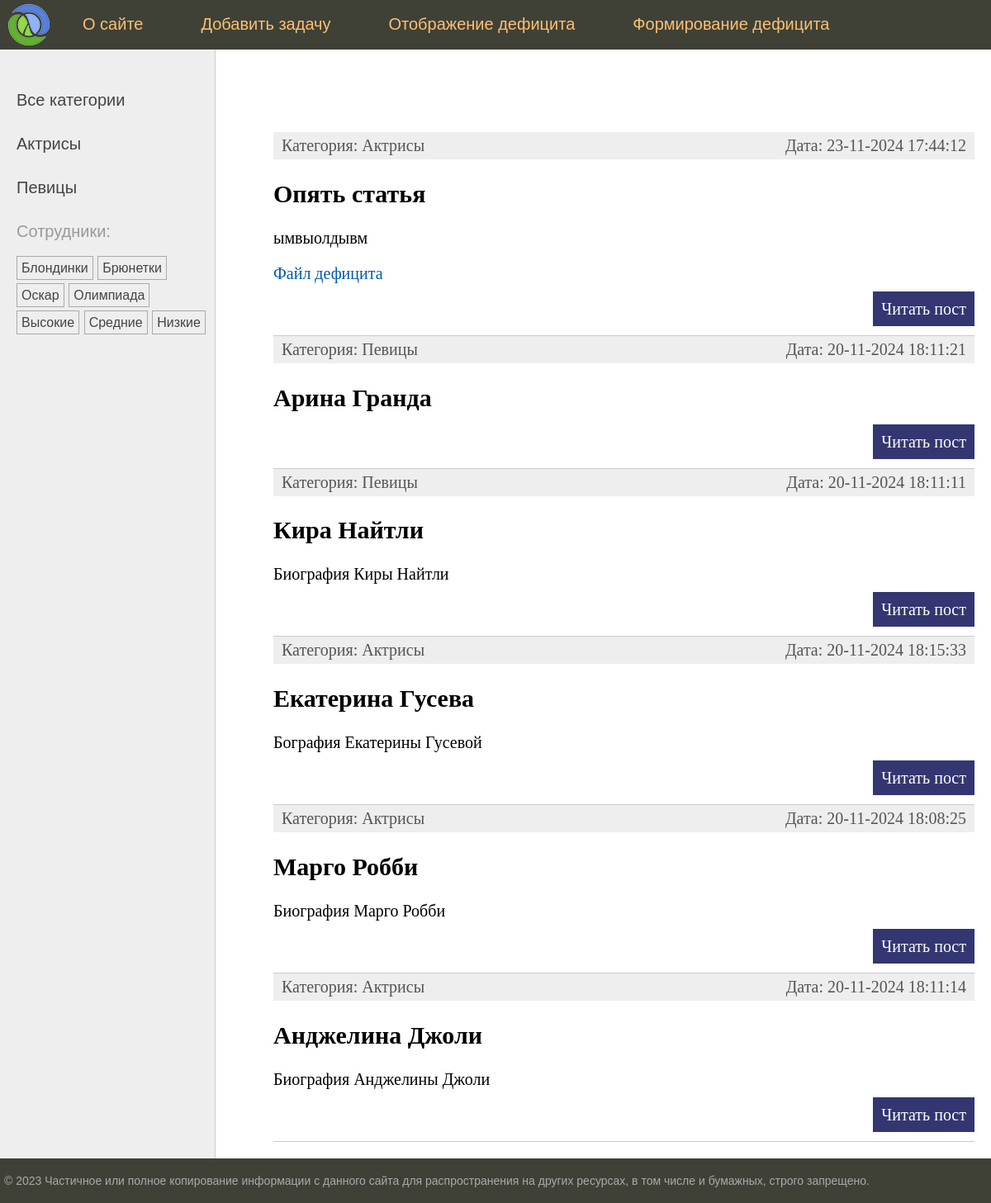
The app's page /, older data.
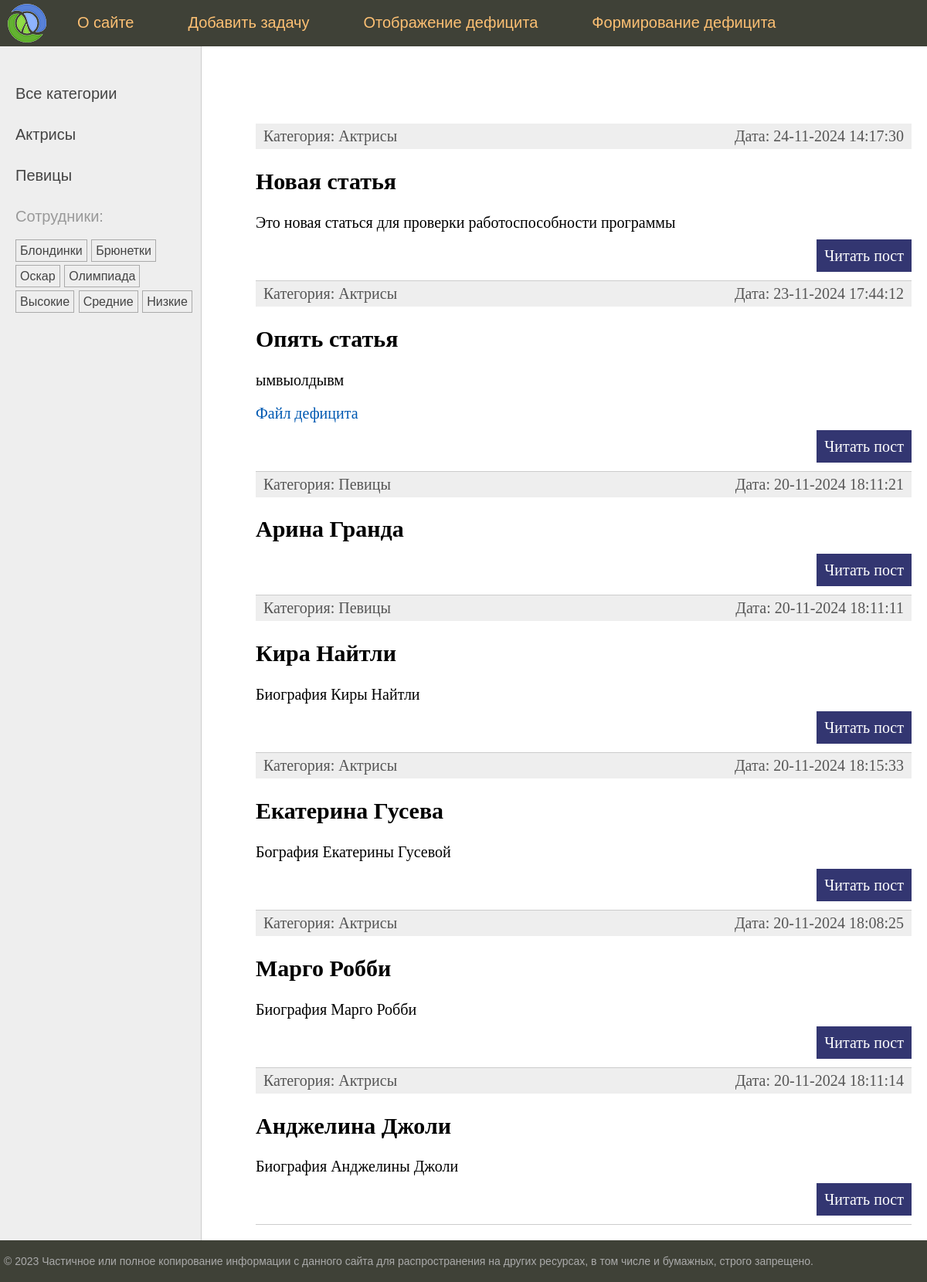
The same page, newer data.
### women/models.py (models this page shows, shortened)
class Category(models.Model):
    name = models.CharField(max_length=100, db_index=True, verbose_name="Название")
    slug = models.SlugField(max_length=255, unique=True, db_index=True)
    class Meta:
        verbose_name = "Категория"
        verbose_name_plural = "Категории"
    def get_absolute_url(self):
        return reverse('category', kwargs={'cat_slug': self.slug})

class TagPost(models.Model):
    tag = models.CharField(max_length=100, db_index=True)
    slug = models.SlugField(max_length=255, unique=True, db_index=True)
    def get_absolute_url(self):
        return reverse('tag', kwargs={'tag_slug': self.slug})

class Women(models.Model):
    class Status(models.IntegerChoices):
        DRAFT = 0, 'Черновик'
        PUBLISHED = 1, 'Опубликовано'
    title = models.CharField(max_length=255, verbose_name='Заголовок')
    slug = models.SlugField(max_length=255, unique=True, db_index=True, verbose_name='URL')
    photo = models.FileField(upload_to="post_docs/%Y/%m/%d", default=None, blank=True,
                             null=True, verbose_name="Файлы")
    content = models.TextField(blank=True, verbose_name='Текст статьи')
    time_create = models.DateTimeField(auto_now_add=True, verbose_name='Время создания')
    time_update = models.DateTimeField(auto_now=True)
    is_published = models.BooleanField(choices=tuple(map(lambda x: (bool(x[0]), x[1]), Status.choices)),
                                       default=Status.DRAFT, verbose_name='Статус')
    cat = models.ForeignKey('Category', on_delete=models.PROTECT, related_name='posts', verbose_name="Категория")
    tags = models.ManyToManyField('TagPost', blank=True, related_name='tags', verbose_name='Сотрудник')
    husband = models.OneToOneField('Husband', on_delete=models.SET_NULL, null=True, blank=True, related_name='women',
                                   verbose_name='Муж')
    objects = models.Manager()
    published = PublishedManager()
    class Meta:
        verbose_name = "Задачи"
        verbose_name_plural = "Задачи"
        ordering = ['-time_create']
        indexes = [
            models.Index(fields=['-time_create'])
        ]
    def get_absolute_url(self):
        return reverse('post', kwargs={'post_slug': self.slug})

### women/views.py (the view)
# urls.py: path('', views.index, name='home'),
def index(request):
    posts = Women.published.all()
    comments = CommentModel.objects.all()
    data = {'title': 'Главная страница',
            'posts': posts,
            'comments': comments,
            }
    return render(request, "women/index.html", context=data)

### women/models.py (called while the page is built)
    def get_queryset(self):
        return super().get_queryset().filter(is_published=Women.Status.PUBLISHED)

### women/templatetags/women_tags.py (called while the page is built)
@register.simple_tag()
def get_menu():
    return menu

@register.inclusion_tag('women/list_categories.html')
def show_categories(cat_selected=0):
    cats = Category.objects.all()
    return {'cats': cats, 'cat_selected': cat_selected}

@register.inclusion_tag('women/list_tags.html')
def show_all_tags():
    return {'tags': TagPost.objects.all()}

### women/templates/women/index.html (shortened to what this page needs)
{% extends 'base.html' %}
{% block content %}
<ul class="list-articles" xmlns="http://www.w3.org/1999/html">
	{% for p in posts %}
			<li><div class="article-panel">
	<p class="first">Категория: {{p.cat.name}}</p>
	<p class="last">Дата: {{p.time_update|date:"d-m-Y H:i:s"}}</p>
    </div>
				<h2>{{p.title}}</h2>
					{% autoescape off %}
					{{p.content|linebreaks|truncatewords:40}}
					{% endautoescape %}
				{% if p.photo %}
				<p><file src="{{p.photo.url}}"><a href="{{p.photo.url}}">Файл дефицита </a></file></p>
				{% endif %}
			<p class="link-read-post"><a href="{{ p.get_absolute_url }}">Читать пост</a></p>
			</li>
	{% endfor %}
</ul>
{% endblock %}

### women/templates/women/list_categories.html
{% for cat in cats %}
{% if cat.id == cat_selected %}
<li class="selected">{{cat.name}}</li>
{% else %}
<li><a href="{{ cat.get_absolute_url }}">{{cat.name}}</a></li>
{% endif %}
{% endfor %}

### women/templates/women/list_tags.html
{% if tags %}
<p>Сотрудники:</p>
<ul class="tags-list">
    {% for t in tags %}
    <li><a href="{{t.get_absolute_url}}">{{t.tag}}</a></li>
    {% endfor %}
</ul>
{% endif %}

Row changes from the older to the newer data that the page shows:
added Women: cat.name "Актрисы", time_update "24-11-2024 14:17:30", title "Новая статья", content "Это новая статься для проверки работоспособности программы"
